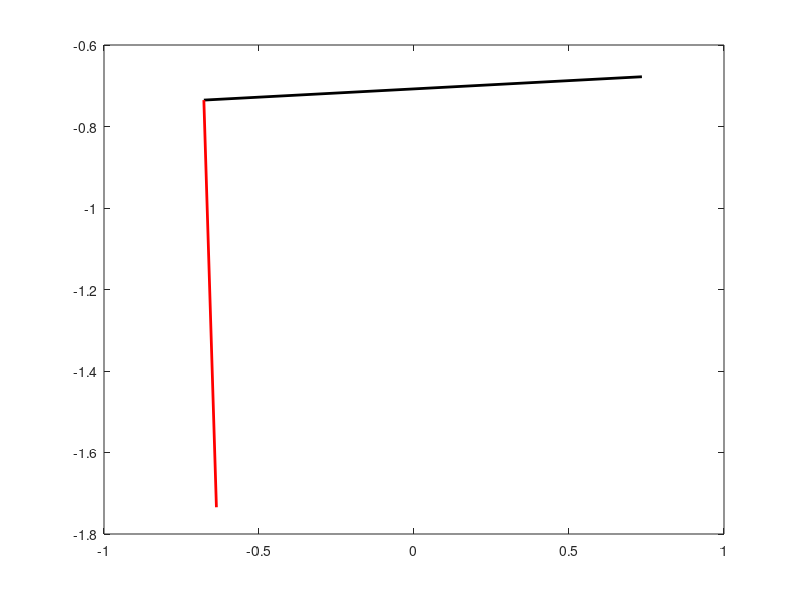

Recreate this plot in MATLAB.
%% orthogonal 

A = [-0.6779, -0.7352]; 
B = [0.7352, -0.6779];

x = [A(1);B(1)];
y = [A(2);B(2)];

figure, plot(x,y,'color','k','LineWidth',2)
hold on
normal = [A(1),A(2)] - null(A-B)';
plot([A(1),normal(1)],[A(2),normal(2)],'color','r','LineWidth',2)